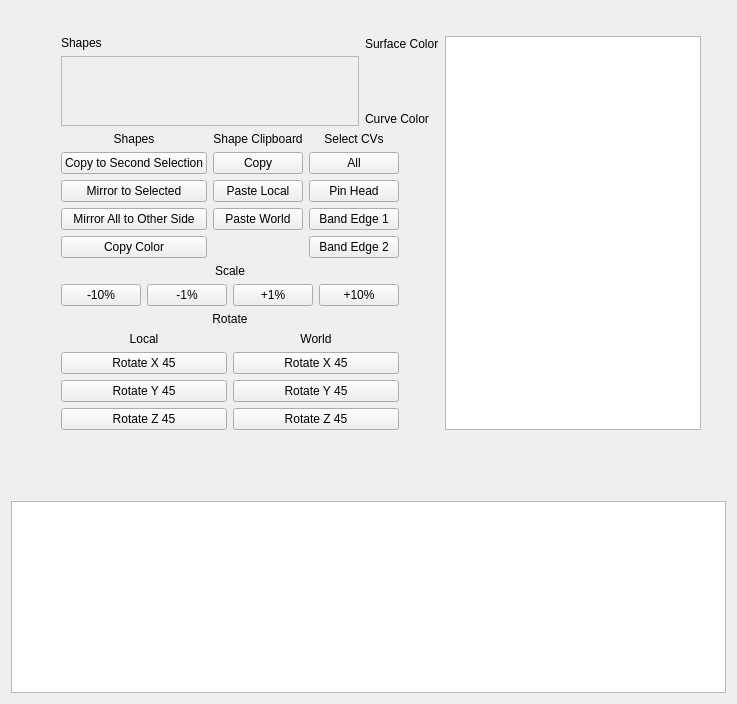
      <widget class="QWidget" name="controller_edit">
       <attribute name="title">
        <string>Controller Edit</string>
       </attribute>
       <layout class="QVBoxLayout" name="verticalLayout_7">
        <item>
         <layout class="QVBoxLayout" name="verticalLayout_13">
          <property name="margin">
           <number>0</number>
          </property>
          <item>
           <layout class="QHBoxLayout" name="horizontalLayout_9">
            <property name="margin">
             <number>25</number>
            </property>
            <item>
             <layout class="QVBoxLayout" name="verticalLayout_16">
              <property name="leftMargin">
               <number>25</number>
              </property>
              <item>
               <layout class="QHBoxLayout" name="horizontalLayout_10">
                <property name="margin">
                 <number>0</number>
                </property>
                <item>
                 <layout class="QVBoxLayout" name="verticalLayout_14">
                  <property name="leftMargin">
                   <number>0</number>
                  </property>
                  <item>
                   <widget class="QLabel" name="label_5">
                    <property name="text">
                     <string>Shapes</string>
                    </property>
                   </widget>
                  </item>
                  <item>
                   <widget class="QScrollArea" name="scrollArea">
                    <property name="widgetResizable">
                     <bool>true</bool>
                    </property>
                    <widget class="QWidget" name="scrollAreaWidgetContents_2">
                     <property name="geometry">
                      <rect>
                       <x>0</x>
                       <y>0</y>
                       <width>341</width>
                       <height>97</height>
                      </rect>
                     </property>
                     <layout class="QGridLayout" name="gridLayout_4">
                      <item row="0" column="0">
                       <layout class="QGridLayout" name="shape_chooser"/>
                      </item>
                     </layout>
                    </widget>
                   </widget>
                  </item>
                 </layout>
                </item>
                <item>
                 <layout class="QVBoxLayout" name="verticalLayout_15">
                  <property name="leftMargin">
                   <number>0</number>
                  </property>
                  <item>
                   <widget class="QLabel" name="label_11">
                    <property name="text">
                     <string>Surface Color</string>
                    </property>
                   </widget>
                  </item>
                  <item>
                   <layout class="QGridLayout" name="surfaceColorGrid"/>
                  </item>
                  <item>
                   <layout class="QGridLayout" name="surfaceColorLayout">
                    <property name="bottomMargin">
                     <number>55</number>
                    </property>
                   </layout>
                  </item>
                  <item>
                   <widget class="QLabel" name="label_12">
                    <property name="text">
                     <string>Curve Color</string>
                    </property>
                   </widget>
                  </item>
                  <item>
                   <layout class="QGridLayout" name="curveColorGrid"/>
                  </item>
                  <item>
                   <layout class="QGridLayout" name="curveColorLayout"/>
                  </item>
                 </layout>
                </item>
               </layout>
              </item>
              <item>
               <layout class="QHBoxLayout" name="horizontalLayout_3">
                <property name="topMargin">
                 <number>0</number>
                </property>
                <item>
                 <layout class="QVBoxLayout" name="verticalLayout_8">
                  <property name="topMargin">
                   <number>0</number>
                  </property>
                  <property name="bottomMargin">
                   <number>0</number>
                  </property>
                  <item>
                   <layout class="QGridLayout" name="gridLayout_3">
                    <property name="topMargin">
                     <number>0</number>
                    </property>
                    <item row="0" column="0">
                     <widget class="QLabel" name="label_13">
                      <property name="text">
                       <string>Shapes</string>
                      </property>
                      <property name="alignment">
                       <set>Qt::AlignCenter</set>
                      </property>
                     </widget>
                    </item>
                    <item row="0" column="1">
                     <widget class="QLabel" name="label_14">
                      <property name="text">
                       <string>Shape Clipboard</string>
                      </property>
                      <property name="alignment">
                       <set>Qt::AlignCenter</set>
                      </property>
                     </widget>
                    </item>
                    <item row="1" column="0">
                     <widget class="QPushButton" name="copyShapes">
                      <property name="text">
                       <string>Copy to Second Selection</string>
                      </property>
                     </widget>
                    </item>
                    <item row="0" column="2">
                     <widget class="QLabel" name="label_7">
                      <property name="text">
                       <string>Select CVs</string>
                      </property>
                      <property name="alignment">
                       <set>Qt::AlignCenter</set>
                      </property>
                     </widget>
                    </item>
                    <item row="1" column="2">
                     <widget class="QPushButton" name="select_cvs">
                      <property name="text">
                       <string>All</string>
                      </property>
                     </widget>
                    </item>
                    <item row="1" column="1">
                     <widget class="QPushButton" name="copyToCBBtn">
                      <property name="text">
                       <string>Copy</string>
                      </property>
                     </widget>
                    </item>
                    <item row="2" column="1">
                     <widget class="QPushButton" name="pasteLocalBtn">
                      <property name="text">
                       <string>Paste Local</string>
                      </property>
                     </widget>
                    </item>
                    <item row="3" column="1">
                     <widget class="QPushButton" name="pasteWorldBtn">
                      <property name="text">
                       <string>Paste World</string>
                      </property>
                     </widget>
                    </item>
                    <item row="3" column="2">
                     <widget class="QPushButton" name="select_band_edge_1">
                      <property name="text">
                       <string>Band Edge 1</string>
                      </property>
                     </widget>
                    </item>
                    <item row="2" column="0">
                     <widget class="QPushButton" name="mirrorShapes">
                      <property name="text">
                       <string>Mirror to Selected</string>
                      </property>
                     </widget>
                    </item>
                    <item row="3" column="0">
                     <widget class="QPushButton" name="mirrorSide">
                      <property name="text">
                       <string>Mirror All to Other Side</string>
                      </property>
                     </widget>
                    </item>
                    <item row="2" column="2">
                     <widget class="QPushButton" name="select_pin_head">
                      <property name="text">
                       <string>Pin Head</string>
                      </property>
                     </widget>
                    </item>
                    <item row="4" column="2">
                     <widget class="QPushButton" name="select_band_edge_2">
                      <property name="text">
                       <string>Band Edge 2</string>
                      </property>
                     </widget>
                    </item>
                    <item row="4" column="0">
                     <widget class="QPushButton" name="copyColor">
                      <property name="text">
                       <string>Copy Color</string>
                      </property>
                     </widget>
                    </item>
                   </layout>
                  </item>
                  <item>
                   <widget class="QLabel" name="label_9">
                    <property name="sizePolicy">
                     <sizepolicy hsizetype="Preferred" vsizetype="Minimum">
                      <horstretch>0</horstretch>
                      <verstretch>0</verstretch>
                     </sizepolicy>
                    </property>
                    <property name="text">
                     <string>Scale</string>
                    </property>
                    <property name="alignment">
                     <set>Qt::AlignCenter</set>
                    </property>
                   </widget>
                  </item>
                  <item>
                   <layout class="QHBoxLayout" name="horizontalLayout_11">
                    <property name="topMargin">
                     <number>0</number>
                    </property>
                    <item>
                     <widget class="QPushButton" name="minus_ten">
                      <property name="text">
                       <string>-10%</string>
                      </property>
                     </widget>
                    </item>
                    <item>
                     <widget class="QPushButton" name="minus_one">
                      <property name="text">
                       <string>-1%</string>
                      </property>
                     </widget>
                    </item>
                    <item>
                     <widget class="QPushButton" name="plus_one">
                      <property name="text">
                       <string>+1%</string>
                      </property>
                     </widget>
                    </item>
                    <item>
                     <widget class="QPushButton" name="plus_ten">
                      <property name="text">
                       <string>+10%</string>
                      </property>
                     </widget>
                    </item>
                   </layout>
                  </item>
                  <item>
                   <widget class="QLabel" name="label_10">
                    <property name="sizePolicy">
                     <sizepolicy hsizetype="Preferred" vsizetype="Minimum">
                      <horstretch>0</horstretch>
                      <verstretch>0</verstretch>
                     </sizepolicy>
                    </property>
                    <property name="text">
                     <string>Rotate</string>
                    </property>
                    <property name="alignment">
                     <set>Qt::AlignBottom|Qt::AlignHCenter</set>
                    </property>
                   </widget>
                  </item>
                  <item>
                   <layout class="QGridLayout" name="gridLayout_5">
                    <property name="topMargin">
                     <number>0</number>
                    </property>
                    <item row="2" column="0">
                     <widget class="QPushButton" name="rot_local_y">
                      <property name="text">
                       <string>Rotate Y 45</string>
                      </property>
                     </widget>
                    </item>
                    <item row="0" column="0">
                     <widget class="QLabel" name="label_6">
                      <property name="sizePolicy">
                       <sizepolicy hsizetype="Preferred" vsizetype="Minimum">
                        <horstretch>0</horstretch>
                        <verstretch>0</verstretch>
                       </sizepolicy>
                      </property>
                      <property name="text">
                       <string>Local</string>
                      </property>
                      <property name="alignment">
                       <set>Qt::AlignCenter</set>
                      </property>
                     </widget>
                    </item>
                    <item row="0" column="1">
                     <widget class="QLabel" name="label_8">
                      <property name="sizePolicy">
                       <sizepolicy hsizetype="Preferred" vsizetype="Minimum">
                        <horstretch>0</horstretch>
                        <verstretch>0</verstretch>
                       </sizepolicy>
                      </property>
                      <property name="text">
                       <string>World</string>
                      </property>
                      <property name="alignment">
                       <set>Qt::AlignCenter</set>
                      </property>
                     </widget>
                    </item>
                    <item row="1" column="1">
                     <widget class="QPushButton" name="rot_world_x">
                      <property name="text">
                       <string>Rotate X 45</string>
                      </property>
                     </widget>
                    </item>
                    <item row="1" column="0">
                     <widget class="QPushButton" name="rot_local_x">
                      <property name="text">
                       <string>Rotate X 45</string>
                      </property>
                     </widget>
                    </item>
                    <item row="2" column="1">
                     <widget class="QPushButton" name="rot_world_y">
                      <property name="text">
                       <string>Rotate Y 45</string>
                      </property>
                     </widget>
                    </item>
                    <item row="3" column="0">
                     <widget class="QPushButton" name="rot_local_z">
                      <property name="text">
                       <string>Rotate Z 45</string>
                      </property>
                     </widget>
                    </item>
                    <item row="3" column="1">
                     <widget class="QPushButton" name="rot_world_z">
                      <property name="text">
                       <string>Rotate Z 45</string>
                      </property>
                     </widget>
                    </item>
                   </layout>
                  </item>
                 </layout>
                </item>
                <item>
                 <spacer name="horizontalSpacer_3">
                  <property name="orientation">
                   <enum>Qt::Horizontal</enum>
                  </property>
                  <property name="sizeHint" stdset="0">
                   <size>
                    <width>40</width>
                    <height>20</height>
                   </size>
                  </property>
                 </spacer>
                </item>
               </layout>
              </item>
             </layout>
            </item>
            <item>
             <widget class="QTreeWidget" name="controlCardList">
              <attribute name="headerVisible">
               <bool>false</bool>
              </attribute>
              <column>
               <property name="text">
                <string notr="true">1</string>
               </property>
              </column>
             </widget>
            </item>
           </layout>
          </item>
          <item>
           <spacer name="verticalSpacer_2">
            <property name="orientation">
             <enum>Qt::Vertical</enum>
            </property>
            <property name="sizeHint" stdset="0">
             <size>
              <width>20</width>
              <height>40</height>
             </size>
            </property>
           </spacer>
          </item>
          <item>
           <widget class="QTextEdit" name="shapeDebug">
            <property name="enabled">
             <bool>true</bool>
            </property>
            <property name="lineWrapMode">
             <enum>QTextEdit::NoWrap</enum>
            </property>
           </widget>
          </item>
         </layout>
        </item>
       </layout>
      </widget>
